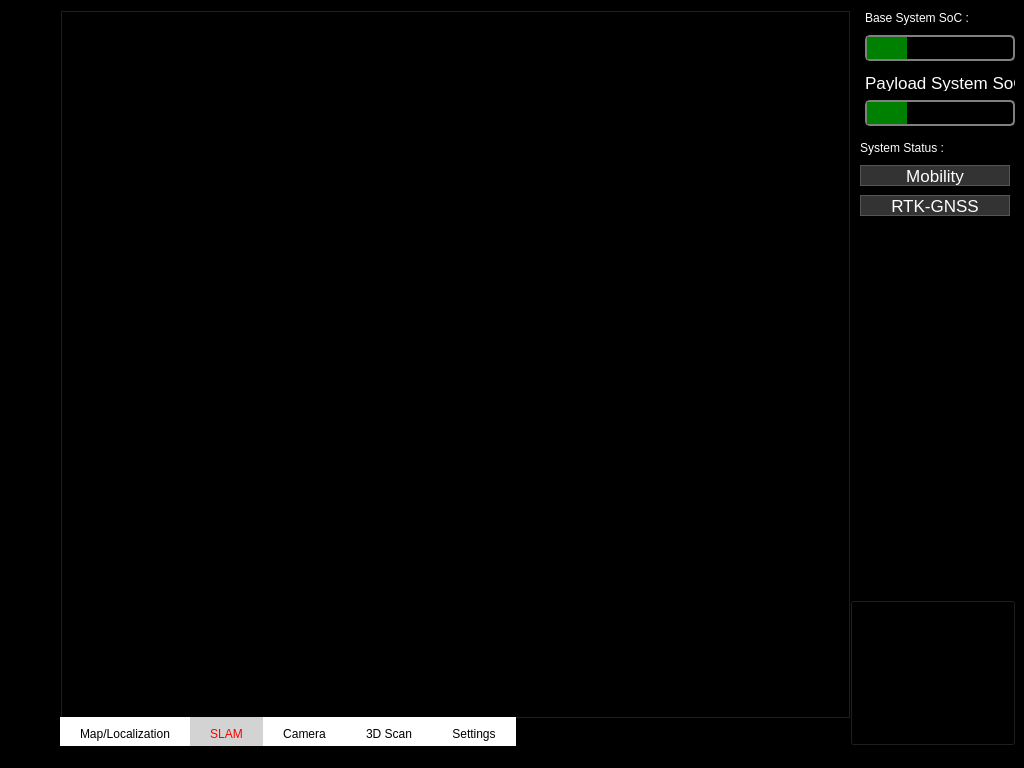
<?xml version="1.0" encoding="UTF-8"?>
<ui version="4.0">
 <author>IAE</author>
 <class>MainWindow</class>
 <widget class="QMainWindow" name="MainWindow">
  <property name="geometry">
   <rect>
    <x>0</x>
    <y>0</y>
    <width>1024</width>
    <height>768</height>
   </rect>
  </property>
  <property name="font">
   <font>
    <family>NanumSquare</family>
   </font>
  </property>
  <property name="windowTitle">
   <string/>
  </property>
  <property name="windowIcon">
   <iconset theme="document-save-as">
    <normaloff>../../../../.designer/backup</normaloff>../../../../.designer/backup</iconset>
  </property>
  <property name="toolTip">
   <string/>
  </property>
  <property name="styleSheet">
   <string notr="true">background-color: rgb(0, 0, 0);</string>
  </property>
  <widget class="QWidget" name="centralwidget">
   <widget class="QTabWidget" name="tabWidget">
    <property name="geometry">
     <rect>
      <x>60</x>
      <y>10</y>
      <width>791</width>
      <height>741</height>
     </rect>
    </property>
    <property name="font">
     <font>
      <family>Arial</family>
     </font>
    </property>
    <property name="styleSheet">
     <string notr="true">QTabBar::tab {
        background: white;
        color: black;
        padding: 10px 20px;
    }
    QTabBar::tab:selected {
        background: lightgray;
        color: red;
    }</string>
    </property>
    <property name="tabPosition">
     <enum>QTabWidget::South</enum>
    </property>
    <property name="tabShape">
     <enum>QTabWidget::Rounded</enum>
    </property>
    <property name="currentIndex">
     <number>1</number>
    </property>
    <widget class="QWidget" name="tab">
     <attribute name="icon">
      <iconset>
       <normaloff>../resource/map.png</normaloff>../resource/map.png</iconset>
     </attribute>
     <attribute name="title">
      <string>Map/Localization</string>
     </attribute>
    </widget>
    <widget class="QWidget" name="tab_2">
     <attribute name="icon">
      <iconset>
       <normaloff>../resource/route.png</normaloff>../resource/route.png</iconset>
     </attribute>
     <attribute name="title">
      <string>SLAM</string>
     </attribute>
    </widget>
    <widget class="QWidget" name="tab_4">
     <attribute name="icon">
      <iconset>
       <normaloff>../resource/camera.png</normaloff>../resource/camera.png</iconset>
     </attribute>
     <attribute name="title">
      <string>Camera</string>
     </attribute>
    </widget>
    <widget class="QWidget" name="tab_3">
     <attribute name="icon">
      <iconset>
       <normaloff>../resource/3d.png</normaloff>../resource/3d.png</iconset>
     </attribute>
     <attribute name="title">
      <string>3D Scan</string>
     </attribute>
    </widget>
    <widget class="QWidget" name="tab_5">
     <attribute name="icon">
      <iconset>
       <normaloff>../resource/setting.png</normaloff>../resource/setting.png</iconset>
     </attribute>
     <attribute name="title">
      <string>Settings</string>
     </attribute>
    </widget>
   </widget>
   <widget class="QToolButton" name="toolButton">
    <property name="geometry">
     <rect>
      <x>850</x>
      <y>600</y>
      <width>166</width>
      <height>146</height>
     </rect>
    </property>
    <property name="text">
     <string>...</string>
    </property>
    <property name="icon">
     <iconset>
      <normaloff>../resource/emg.png</normaloff>../resource/emg.png</iconset>
    </property>
    <property name="iconSize">
     <size>
      <width>256</width>
      <height>256</height>
     </size>
    </property>
   </widget>
   <widget class="QProgressBar" name="progressBar">
    <property name="geometry">
     <rect>
      <x>865</x>
      <y>35</y>
      <width>150</width>
      <height>26</height>
     </rect>
    </property>
    <property name="font">
     <font>
      <family>Arial</family>
     </font>
    </property>
    <property name="styleSheet">
     <string notr="true">QProgressBar {
        border: 2px solid gray;
        border-radius: 5px;
        text-align: center;
}
    QProgressBar::chunk {
        background-color: green;
        width: 20px;
    }</string>
    </property>
    <property name="value">
     <number>24</number>
    </property>
   </widget>
   <widget class="QLabel" name="label">
    <property name="geometry">
     <rect>
      <x>865</x>
      <y>10</y>
      <width>150</width>
      <height>16</height>
     </rect>
    </property>
    <property name="font">
     <font>
      <family>Arial</family>
     </font>
    </property>
    <property name="styleSheet">
     <string notr="true">color: rgb(255, 255, 255);</string>
    </property>
    <property name="text">
     <string>Base System SoC :</string>
    </property>
   </widget>
   <widget class="QLabel" name="label_2">
    <property name="geometry">
     <rect>
      <x>865</x>
      <y>75</y>
      <width>150</width>
      <height>16</height>
     </rect>
    </property>
    <property name="font">
     <font>
      <family>Arial</family>
      <pointsize>13</pointsize>
     </font>
    </property>
    <property name="styleSheet">
     <string notr="true">color: rgb(255, 255, 255);</string>
    </property>
    <property name="text">
     <string>Payload System SoC :</string>
    </property>
   </widget>
   <widget class="QProgressBar" name="progressBar_2">
    <property name="geometry">
     <rect>
      <x>865</x>
      <y>100</y>
      <width>150</width>
      <height>26</height>
     </rect>
    </property>
    <property name="font">
     <font>
      <family>Arial</family>
     </font>
    </property>
    <property name="styleSheet">
     <string notr="true">QProgressBar {
        border: 2px solid gray;
        border-radius: 5px;
        text-align: center;
}
    QProgressBar::chunk {
        background-color: green;
        width: 20px;
    }</string>
    </property>
    <property name="value">
     <number>24</number>
    </property>
   </widget>
   <widget class="QLabel" name="label_3">
    <property name="geometry">
     <rect>
      <x>860</x>
      <y>195</y>
      <width>150</width>
      <height>21</height>
     </rect>
    </property>
    <property name="font">
     <font>
      <family>Arial</family>
      <pointsize>13</pointsize>
     </font>
    </property>
    <property name="styleSheet">
     <string notr="true">background-color: #333333;
color: white;
border: 1px solid #555555;</string>
    </property>
    <property name="text">
     <string>RTK-GNSS</string>
    </property>
    <property name="alignment">
     <set>Qt::AlignCenter</set>
    </property>
   </widget>
   <widget class="QLabel" name="label_4">
    <property name="geometry">
     <rect>
      <x>860</x>
      <y>140</y>
      <width>150</width>
      <height>16</height>
     </rect>
    </property>
    <property name="styleSheet">
     <string notr="true">color: rgb(255, 255, 255);</string>
    </property>
    <property name="text">
     <string>System Status :</string>
    </property>
   </widget>
   <widget class="QLabel" name="label_5">
    <property name="geometry">
     <rect>
      <x>860</x>
      <y>165</y>
      <width>150</width>
      <height>21</height>
     </rect>
    </property>
    <property name="font">
     <font>
      <family>Arial</family>
      <pointsize>13</pointsize>
     </font>
    </property>
    <property name="styleSheet">
     <string notr="true">background-color: #333333;
color: white;
border: 1px solid #555555;</string>
    </property>
    <property name="text">
     <string>Mobility</string>
    </property>
    <property name="alignment">
     <set>Qt::AlignCenter</set>
    </property>
   </widget>
  </widget>
  <widget class="QStatusBar" name="statusbar"/>
 </widget>
 <resources/>
 <connections/>
 <designerdata>
  <property name="gridDeltaX">
   <number>5</number>
  </property>
  <property name="gridDeltaY">
   <number>5</number>
  </property>
  <property name="gridSnapX">
   <bool>true</bool>
  </property>
  <property name="gridSnapY">
   <bool>true</bool>
  </property>
  <property name="gridVisible">
   <bool>true</bool>
  </property>
 </designerdata>
</ui>
